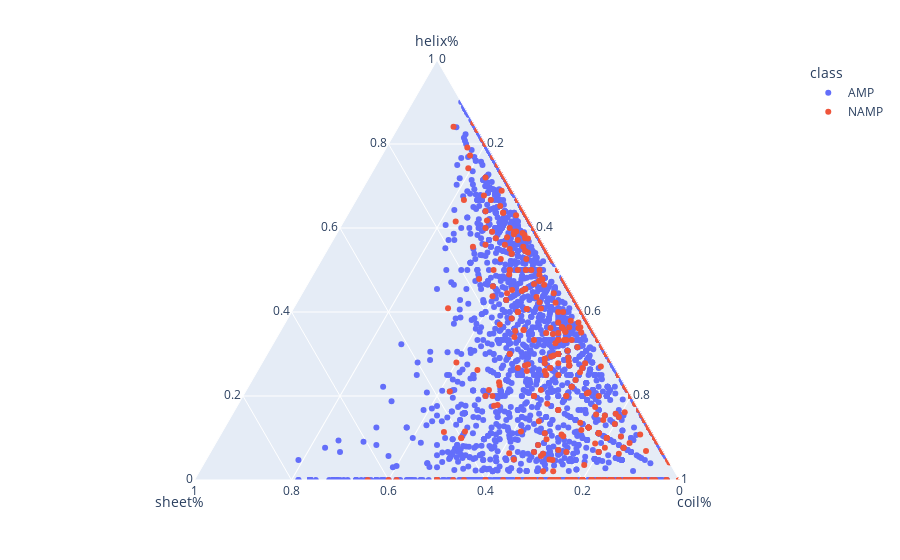

Source (notebook cell):
### Code cell
import plotly.express as px
fig = px.scatter_ternary(rf,  a='helix%', b='sheet%', c='coil%',
    color="class", size_max=15,
    )
fig.show()

### Figure 1 — Plotly figure (JSON) as saved in the notebook; plotly's stock layout.template omitted (floating-point values rounded to 4 significant figures; data arrays with more than 128 entries replaced by an {"elided": "..."} marker saying what was removed)
{"data": [{"a": {"elided": "5236 float values"}, "b": {"elided": "5236 float values"}, "c": {"elided": "5236 float values"}, "hovertemplate": "class=AMP<br>helix%=%{a}<br>sheet%=%{b}<br>coil%=%{c}<extra></extra>", "legendgroup": "AMP", "marker": {"color": "#636efa", "symbol": "circle"}, "mode": "markers", "name": "AMP", "showlegend": true, "subplot": "ternary", "type": "scatterternary"}, {"a": {"elided": "708 float values"}, "b": {"elided": "708 float values"}, "c": {"elided": "708 float values"}, "hovertemplate": "class=NAMP<br>helix%=%{a}<br>sheet%=%{b}<br>coil%=%{c}<extra></extra>", "legendgroup": "NAMP", "marker": {"color": "#EF553B", "symbol": "circle"}, "mode": "markers", "name": "NAMP", "showlegend": true, "subplot": "ternary", "type": "scatterternary"}], "layout": {"legend": {"title": {"text": "class"}, "tracegroupgap": 0}, "margin": {"t": 60}, "ternary": {"aaxis": {"title": {"text": "helix%"}}, "baxis": {"title": {"text": "sheet%"}}, "caxis": {"title": {"text": "coil%"}}, "domain": {"x": [0, 1], "y": [0, 1]}}}}
